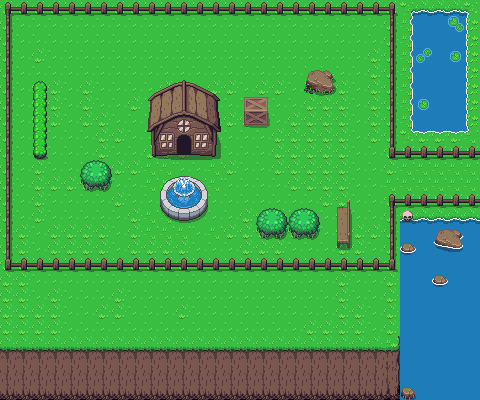

A level layout from a 2D game, rendered from its tile map. Below: a short description, then the map file with tile-grid data replaced by summaries:
An orthogonal 30x25 tile map with 16x16 px tiles, 2 tile layers (Base layer, Prop Layer) and 24 objects (Sascha Varken, To Shop Inside, To Level Charlie, FromPlainsOpen, FromShopInside).

<map version="1.4" tiledversion="1.4.3" orientation="orthogonal" renderorder="right-down" width="30" height="25" tilewidth="16" tileheight="16" infinite="0" nextlayerid="4" nextobjectid="82">
 <tileset firstgid="1" source="Overworld.tsx" />
 <layer id="1" name="Base layer" width="30" height="25">
  <data>[750 cells, 750 non-empty, 21 distinct tile ids]</data>
 </layer>
 <layer id="2" name="Prop Layer" width="30" height="25">
  <data>[750 cells, 172 non-empty, 70 distinct tile ids]</data>
 </layer>
 <objectgroup id="3" name="Object Layer">
  <object id="6" x="155.499" y="157.166">
   <polygon points="-7,-26 -6,-58 8.32458,-68.6103 28.5455,-76.9091 47.1526,-69.7277 63,-60 64.6364,-26.3182" />
  </object>
  <object id="9" x="80.5" y="160.5" width="31" height="21.6667" />
  <object id="10" x="32.5" y="81.5" width="15" height="73.1667" />
  <object id="32" x="244" y="97.5" width="24.5" height="22.1667" />
  <object id="33" x="304" y="70" width="32" height="17.3333" />
  <object id="34" x="336.5" y="200" width="15.5" height="41" />
  <object id="40" x="177.413" y="135.175" width="13.5909" height="19.3522">
   <properties>
    <property name="isNextLevel" type="bool" value="true" />
    <property name="isSensor" type="bool" value="true" />
   </properties>
  </object>
  <object id="43" x="0" y="0.333111" width="9.9082" height="269.935" />
  <object id="44" x="9.94082" y="260.282" width="379.402" height="11.0784" />
  <object id="46" x="0.333111" y="0.999334" width="392.738" height="12.7447" />
  <object id="47" x="151.818" y="131.273" width="24.9091" height="18.6667" />
  <object id="48" x="191.273" y="131.455" width="25.4545" height="18.6667" />
  <object id="49" x="160.545" y="175.636" width="47.4545" height="45.0909">
   <ellipse />
  </object>
  <object id="51" x="389.636" y="1" width="9.36364" height="156.818" />
  <object id="52" x="399.5" y="144.5" width="80.9466" height="13.4091" />
  <object id="53" x="396.727" y="194.045" width="82.9996" height="9.63636" />
  <object id="65" name="Sascha Varken" x="95.3266" y="136.216">
   <point />
  </object>
  <object id="72" name="To Shop Inside" x="184.635" y="145.584">
   <point />
  </object>
  <object id="74" x="388.311" y="194.332" width="9.1866" height="73.8462" />
  <object id="75" x="468.163" y="154.406" width="13.0732" height="40.2797">
   <properties>
    <property name="isNextLevel" type="bool" value="true" />
    <property name="isSensor" type="bool" value="true" />
   </properties>
  </object>
  <object id="77" name="To Level Charlie" x="473.817" y="173.485">
   <point />
  </object>
  <object id="79" x="255.667" y="208" width="64.3333" height="23.6667" />
  <object id="80" name="FromPlainsOpen" x="440.706" y="178.215">
   <point />
  </object>
  <object id="81" name="FromShopInside" x="183.417" y="169.208">
   <point />
  </object>
 </objectgroup>
</map>
